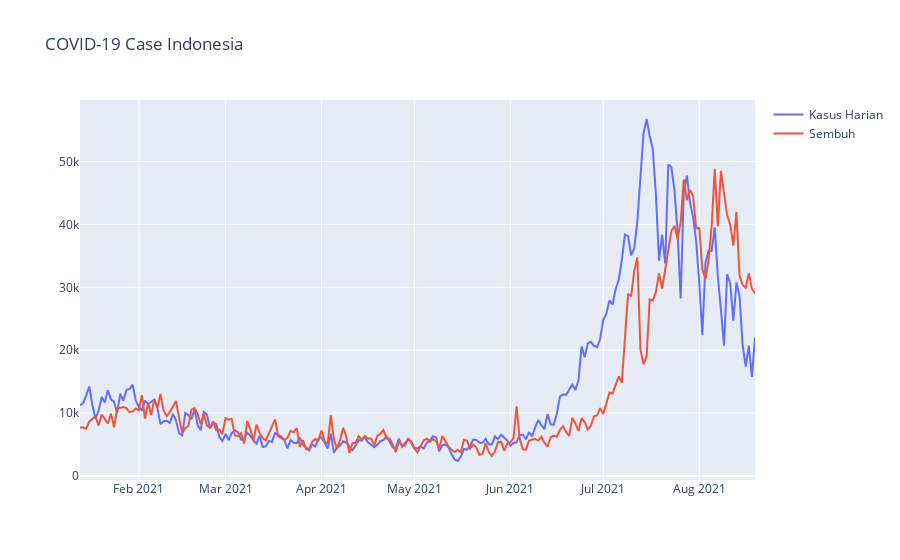

Here is the notebook cell this chart was saved with:
### Code cell
line_stat = []
line_stat.append(go.Scatter(x=df_stats.tanggal, y=df_stats['Kasus harian'], name="Kasus Harian", mode='lines'))
line_stat.append(go.Scatter(x=df_stats.tanggal, y=df_stats['Sembuh\n(baru)'], name="Sembuh", mode='lines'))

fig = go.Figure(data=line_stat)
fig.update_layout(title_text="COVID-19 Case Indonesia")
fig.show()

### Figure 1 — Plotly figure (JSON) as saved in the notebook; plotly's stock layout.template omitted (floating-point values rounded to 4 significant figures; data arrays with more than 128 entries replaced by an {"elided": "..."} marker saying what was removed)
{"data": [{"mode": "lines", "name": "Kasus Harian", "type": "scatter", "x": {"elided": "219 str values"}, "y": {"elided": "219 int values"}}, {"mode": "lines", "name": "Sembuh", "type": "scatter", "x": {"elided": "219 str values"}, "y": {"elided": "219 int values"}}], "layout": {"title": {"text": "COVID-19 Case Indonesia"}}}
